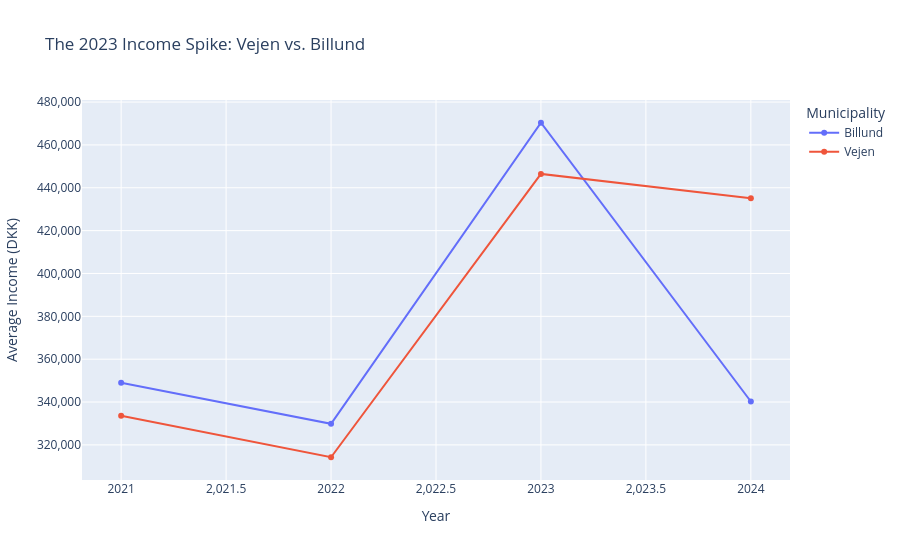

Notebook code cell kept with this figure:
### Markdown cell above
## 3. Data Analysis

### Part 1: Geographical Distribution & Socioeconomic Anomalies ([Your Name])
Our analysis of the merged HFUDD16 and IFOR35 datasets yielded several key insights:
1. **Demographic Uniformity:** We hypothesized that wealthier municipalities would have drastically different employment/enrollment ratios. Surprisingly, the data showed that these ratios are relatively uniform across the country. Income disparities are therefore largely driven by the *type* of local industry, rather than the raw availability of workers.
2. **The Vejen & Billund Anomalies:** While tracking municipal income over time, we discovered a massive localized shock. Between 2022 and 2023, average incomes spiked dramatically in Vejen (from 314k to 446k DKK) and Billund (from 329k to 470k DKK). 
3. **Divergent Corrections:** Following the 2023 spike, Billund's average income corrected heavily, dropping back down to 340k DKK the following year. Vejen, however, maintained its new baseline, stabilizing at 435k DKK in 2024.

### Part 2: Industry vs. Income ([Groupmate 1 Name])
*(Groupmate 1: Describe your findings regarding how company locations impact the wealth of specific municipalities. Did you find clusters?)*

### Part 3: Education to Industry Pipeline ([Groupmate 2 Name])
*(Groupmate 2: Describe your findings on how specific education levels filter into different corporate sectors based on the Sankey data).*

### Code cell
# ---------------------------------------------------------
# Plotting the Vejen & Billund Anomaly
# ---------------------------------------------------------
# Filter the main dataframe for only Vejen and Billund, and focus on recent years
df_anomaly = df[
    (df['Municipality'].isin(['Vejen', 'Billund'])) & 
    (df['Year'] >= 2021)
].copy()

# Group by Year and Municipality to get the clean average 
# (This acts as a safeguard in case your merged dataset still has multiple rows per municipality per year)
df_anomaly_grouped = df_anomaly.groupby(['Year', 'Municipality'])['Average Income'].mean().reset_index()

# Create the line chart comparing the two municipalities
fig_anomaly = px.line(
    df_anomaly_grouped, 
    x='Year', 
    y='Average Income', 
    color='Municipality', 
    markers=True,
    title="The 2023 Income Spike: Vejen vs. Billund",
    labels={'Average Income': 'Average Income (DKK)', 'Year': 'Year'}
)

# Apply styling to match the previous chart
fig_anomaly.update_layout(yaxis_tickformat=',')
fig_anomaly.show()

# (Groupmates: Add the code for your specific data analysis steps below this)

### Figure 1 — Plotly figure (JSON) as saved in the notebook; plotly's stock layout.template omitted (floating-point values rounded to 4 significant figures)
{"data": [{"hovertemplate": "Municipality=Billund<br>Year=%{x}<br>Average Income (DKK)=%{y}<extra></extra>", "legendgroup": "Billund", "line": {"color": "#636efa", "dash": "solid"}, "marker": {"symbol": "circle"}, "mode": "lines+markers", "name": "Billund", "orientation": "v", "showlegend": true, "type": "scatter", "x": [2021, 2022, 2023, 2024], "xaxis": "x", "y": [349000.0, 329800.0, 470300.0, 340200.0], "yaxis": "y"}, {"hovertemplate": "Municipality=Vejen<br>Year=%{x}<br>Average Income (DKK)=%{y}<extra></extra>", "legendgroup": "Vejen", "line": {"color": "#EF553B", "dash": "solid"}, "marker": {"symbol": "circle"}, "mode": "lines+markers", "name": "Vejen", "orientation": "v", "showlegend": true, "type": "scatter", "x": [2021, 2022, 2023, 2024], "xaxis": "x", "y": [333600.0, 314200.0, 446500.0, 435100.0], "yaxis": "y"}], "layout": {"legend": {"title": {"text": "Municipality"}, "tracegroupgap": 0}, "title": {"text": "The 2023 Income Spike: Vejen vs. Billund"}, "xaxis": {"anchor": "y", "domain": [0, 1], "title": {"text": "Year"}}, "yaxis": {"anchor": "x", "domain": [0, 1], "tickformat": ",", "title": {"text": "Average Income (DKK)"}}}}
